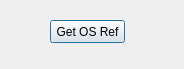
<?xml version="1.0" encoding="UTF-8"?>
<ui version="4.0">
 <class>OSGBGridRef</class>
 <widget class="QDialog" name="OSGBGridRef">
  <property name="geometry">
   <rect>
    <x>0</x>
    <y>0</y>
    <width>184</width>
    <height>69</height>
   </rect>
  </property>
  <property name="windowTitle">
   <string>OSGB Grid Ref</string>
  </property>
  <widget class="QPushButton" name="pushButton">
   <property name="geometry">
    <rect>
     <x>50</x>
     <y>20</y>
     <width>75</width>
     <height>23</height>
    </rect>
   </property>
   <property name="text">
    <string>Get OS Ref</string>
   </property>
  </widget>
 </widget>
 <resources/>
 <connections>
  <connection>
   <sender>pushButton</sender>
   <signal>pressed()</signal>
   <receiver>OSGBGridRef</receiver>
   <slot>accept()</slot>
   <hints>
    <hint type="sourcelabel">
     <x>107</x>
     <y>20</y>
    </hint>
    <hint type="destinationlabel">
     <x>102</x>
     <y>52</y>
    </hint>
   </hints>
  </connection>
 </connections>
</ui>
